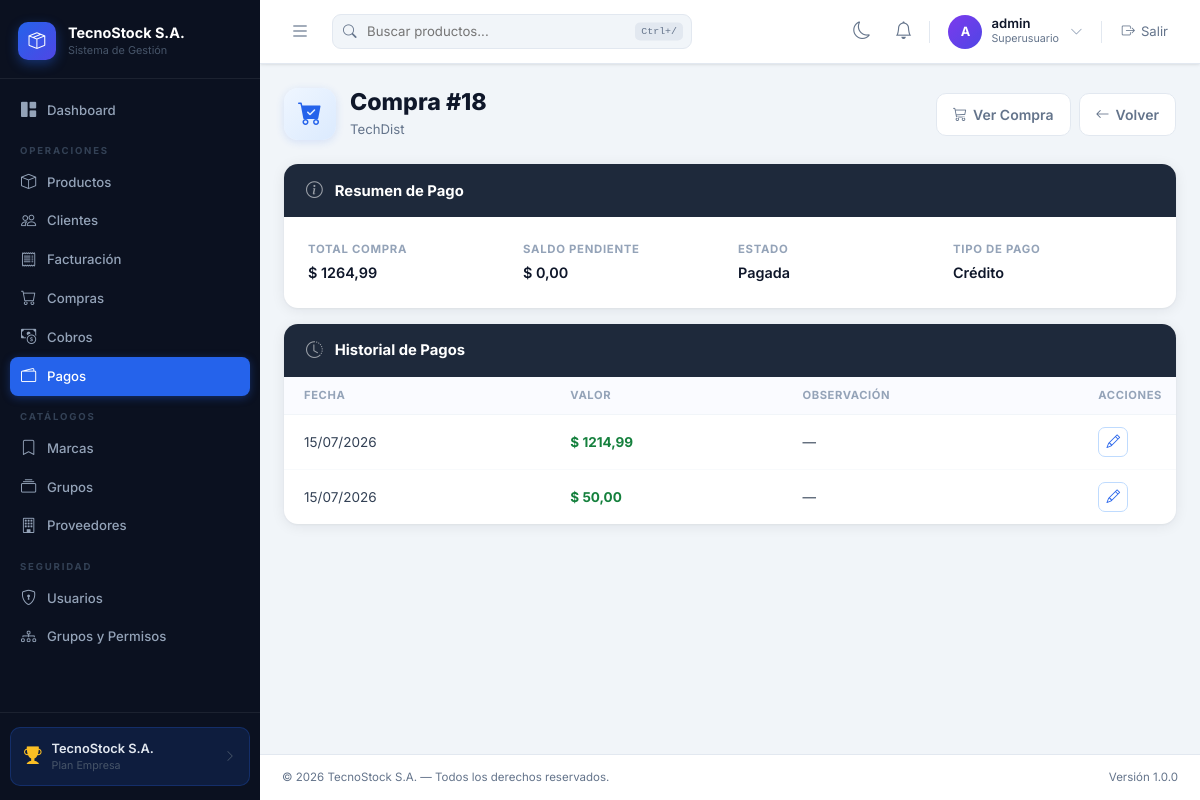
Screenshot of /pagos/compras/26/pagos/ (signed in) with the database file from the repository.
### purchasing/models.py (models this page shows, shortened)
class Purchase(models.Model):
    TIPO_PAGO = [('contado', 'Contado'), ('credito', 'Crédito')]
    ESTADO_PAGO = [('pendiente', 'Pendiente'), ('pagada', 'Pagada')]
    number = models.PositiveIntegerField(null=True, blank=True, verbose_name='N° Compra')
    supplier = models.ForeignKey(Supplier, on_delete=models.PROTECT, related_name='purchases', verbose_name='Proveedor')
    document_number = models.CharField(max_length=20, verbose_name='N° Factura Proveedor')
    purchase_date = models.DateTimeField(auto_now_add=True, verbose_name='Fecha')
    subtotal = models.DecimalField(max_digits=12, decimal_places=2, default=Decimal('0.00'), verbose_name='Subtotal')
    tax = models.DecimalField(max_digits=12, decimal_places=2, default=Decimal('0.00'), verbose_name='IVA (15%)')
    total = models.DecimalField(max_digits=12, decimal_places=2, default=Decimal('0.00'), verbose_name='Total')
    tipo_pago = models.CharField(max_length=10, choices=TIPO_PAGO, default='contado', verbose_name='Tipo de Pago')
    saldo = models.DecimalField(max_digits=12, decimal_places=2, default=Decimal('0.00'), verbose_name='Saldo Pendiente')
    estado = models.CharField(max_length=10, choices=ESTADO_PAGO, default='pagada', verbose_name='Estado de Pago')
    is_active = models.BooleanField(default=True, verbose_name='Activo')
    class Meta:
        verbose_name = 'Compra'
        verbose_name_plural = 'Compras'
        ordering = ['-purchase_date']
        unique_together = ('supplier', 'document_number')

### billing/models.py (models this page shows, shortened)
class Supplier(models.Model):
    name = models.CharField(max_length=200, verbose_name='Nombre')
    ruc = models.CharField(max_length=20, blank=True, verbose_name='RUC')
    contact_name = models.CharField(max_length=200, blank=True, verbose_name='Contacto')
    email = models.EmailField(blank=True, verbose_name='Email')
    phone = models.CharField(max_length=20, blank=True, verbose_name='Teléfono')
    address = models.TextField(blank=True, verbose_name='Dirección')
    is_active = models.BooleanField(default=True, verbose_name='Activo')
    class Meta:
        verbose_name = 'Proveedor'
        verbose_name_plural = 'Proveedores'
        ordering = ['name']

### pagos/models.py (models this page shows, shortened)
class PagoCompra(models.Model):
    compra = models.ForeignKey(Purchase, on_delete=models.PROTECT, related_name='pagos', verbose_name='Compra')
    fecha = models.DateField(verbose_name='Fecha de Pago')
    valor = models.DecimalField(max_digits=10, decimal_places=2, verbose_name='Valor Pagado')
    observacion = models.TextField(blank=True, verbose_name='Observación')
    created_at = models.DateTimeField(auto_now_add=True, verbose_name='Registrado')
    class Meta:
        verbose_name = 'Pago de Compra'
        verbose_name_plural = 'Pagos de Compras'
        ordering = ['-fecha', '-id']

### pagos/views.py (the view)
# urls.py: path('compras/<int:compra_pk>/pagos/', views.pago_historial, name='pago_historial'),
@login_required
@permission_required('pagos.view_pagocompra', raise_exception=True)
def pago_historial(request, compra_pk):
    compra = get_object_or_404(Purchase.objects.select_related('supplier'), pk=compra_pk)
    pagos = compra.pagos.all()
    return render(request, 'pagos/pago_historial.html', {'compra': compra, 'pagos': pagos})

### cobros/context_processors.py (called while the page is built)
def notifications(request):
    if not request.user.is_authenticated or not request.user.has_perm('cobros.view_cobrofactura'):
        return {}
    qs = Notification.objects.select_related('factura')
    return {
        'nav_notifications': qs[:8],
        'nav_notifications_unread': qs.filter(leida=False).count(),
    }

### pagos/templates/pagos/pago_historial.html (shortened to what this page needs)
{% extends 'base.html' %}
{% block content %}
<div class="id-hdr">
    <div class="id-hdr-left">
        <div class="id-hdr-icon"><i class="bi bi-cart-check-fill"></i></div>
        <div>
            <h2 class="id-title">Compra #{{ compra.number|default:compra.id }}</h2>
            <p class="id-sub">{{ compra.supplier.name }}</p>
        </div>
    </div>
    <div class="id-hdr-btns">
        <a href="{% url 'purchasing:purchase_detail' compra.pk %}" class="id-btn-back">
            <i class="bi bi-cart3"></i> Ver Compra
        </a>
        <a href="{% url 'pagos:compra_pendiente_list' %}" class="id-btn-back">
            <i class="bi bi-arrow-left"></i> Volver
        </a>
    </div>
</div>
<div class="id-card">
    <div class="id-card-hdr"><i class="bi bi-info-circle"></i><span>Resumen de Pago</span></div>
    <div class="id-card-body">
        <div class="id-info-grid">
            <div><div class="id-info-label">Total Compra</div><div class="id-info-val">$ {{ compra.total }}</div></div>
            <div><div class="id-info-label">Saldo Pendiente</div><div class="id-info-val">$ {{ compra.saldo }}</div></div>
            <div><div class="id-info-label">Estado</div><div class="id-info-val">{% if compra.estado == 'pagada' %}Pagada{% else %}Pendiente{% endif %}</div></div>
            <div><div class="id-info-label">Tipo de Pago</div><div class="id-info-val">{% if compra.tipo_pago == 'credito' %}Crédito{% else %}Contado{% endif %}</div></div>
        </div>
    </div>
</div>
<div class="id-card">
    <div class="id-card-hdr"><i class="bi bi-clock-history"></i><span>Historial de Pagos</span></div>
    <table class="id-table">
        <thead>
            <tr>
                <th>Fecha</th>
                <th>Valor</th>
                <th>Observación</th>
                <th style="width:90px">Acciones</th>
            </tr>
        </thead>
        <tbody>
            {% for pago in pagos %}
            <tr>
                <td>{{ pago.fecha|date:"d/m/Y" }}</td>
                <td style="font-weight:700;color:var(--text-success)">$ {{ pago.valor }}</td>
                <td>{{ pago.observacion|default:"—" }}</td>
                <td>
                    <div class="mod-act-group">
                        <a href="{% url 'pagos:pago_update' pago.pk %}" class="mod-act-btn act-edit" title="Editar"><i class="bi bi-pencil"></i></a>
                    </div>
                </td>
            </tr>
            {% empty %}
            <tr><td colspan="4"><div class="mod-empty"><i class="bi bi-inbox"></i><p>Aún no se han registrado pagos para esta compra.</p></div></td></tr>
            {% endfor %}
        </tbody>
    </table>
</div>
{% endblock %}

### templates/base.html (shortened to what this page needs)
{% load static %}
<!DOCTYPE html>
<html lang="es">
<head>
<link href="https://cdn.jsdelivr.net/npm/bootstrap@5.3.3/dist/css/bootstrap.min.css" rel="stylesheet">
<link href="https://cdn.jsdelivr.net/npm/bootstrap-icons@1.11.3/font/bootstrap-icons.css" rel="stylesheet">
</head>
<body>
{% if user.is_authenticated %}
<aside id="sidebar">
    <div class="sb-brand">
        <div class="sb-brand-icon"><i class="bi bi-box-seam"></i></div>
        <div><div class="sb-brand-name">TecnoStock S.A.</div><div class="sb-brand-sub">Sistema de Gestión</div></div>
    </div>
    {% with url_name=request.resolver_match.url_name|default:'' app_name=request.resolver_match.app_name|default:'' %}
    <nav class="sb-nav">
        <a href="{% url 'billing:home' %}" class="sb-link {% if url_name == 'home' %}active{% endif %}"><i class="bi bi-grid-1x2-fill"></i> Dashboard</a>
        {% if perms.billing.view_product or perms.billing.view_customer or perms.billing.view_invoice or perms.purchasing.view_purchase or perms.cobros.view_cobrofactura or perms.pagos.view_pagocompra %}
        <div class="sb-section">Operaciones</div>
        {% endif %}
        {% if perms.billing.view_product %}
        <a href="{% url 'billing:product_list' %}" class="sb-link {% if 'product' in url_name and app_name == 'billing' %}active{% endif %}"><i class="bi bi-box"></i> Productos</a>
        {% endif %}
        {% if perms.billing.view_customer %}
        <a href="{% url 'billing:customer_list' %}" class="sb-link {% if 'customer' in url_name %}active{% endif %}"><i class="bi bi-people"></i> Clientes</a>
        {% endif %}
        {% if perms.billing.view_invoice %}
        <a href="{% url 'billing:invoice_list' %}" class="sb-link {% if 'invoice' in url_name %}active{% endif %}"><i class="bi bi-receipt"></i> Facturación</a>
        {% endif %}
        {% if perms.purchasing.view_purchase %}
        <a href="{% url 'purchasing:purchase_list' %}" class="sb-link {% if app_name == 'purchasing' %}active{% endif %}"><i class="bi bi-cart"></i> Compras</a>
        {% endif %}
        {% if perms.cobros.view_cobrofactura %}
        <a href="{% url 'cobros:factura_pendiente_list' %}" class="sb-link {% if app_name == 'cobros' %}active{% endif %}"><i class="bi bi-cash-coin"></i> Cobros</a>
        {% endif %}
        {% if perms.pagos.view_pagocompra %}
        <a href="{% url 'pagos:compra_pendiente_list' %}" class="sb-link {% if app_name == 'pagos' %}active{% endif %}"><i class="bi bi-wallet2"></i> Pagos</a>
        {% endif %}
        {% if perms.billing.view_brand or perms.billing.view_productgroup or perms.billing.view_supplier %}
        <div class="sb-section">Catálogos</div>
        {% endif %}
        {% if perms.billing.view_brand %}
        <a href="{% url 'billing:brand_list' %}" class="sb-link {% if 'brand' in url_name %}active{% endif %}"><i class="bi bi-bookmark"></i> Marcas</a>
        {% endif %}
        {% if perms.billing.view_productgroup %}
        <a href="{% url 'billing:productgroup_list' %}" class="sb-link {% if 'productgroup' in url_name %}active{% endif %}"><i class="bi bi-collection"></i> Grupos</a>
        {% endif %}
        {% if perms.billing.view_supplier %}
        <a href="{% url 'billing:supplier_list' %}" class="sb-link {% if 'supplier' in url_name %}active{% endif %}"><i class="bi bi-building"></i> Proveedores</a>
        {% endif %}
        {% if user.is_staff or user.is_superuser %}
        <div class="sb-section">Seguridad</div>
        <a href="{% url 'security:user_list' %}" class="sb-link {% if 'user' in url_name and app_name == 'security' %}active{% endif %}"><i class="bi bi-shield-lock"></i> Usuarios</a>
        <a href="{% url 'security:group_list' %}" class="sb-link {% if 'group' in url_name and app_name == 'security' %}active{% endif %}"><i class="bi bi-diagram-3"></i> Grupos y Permisos</a>
        {% endif %}
    </nav>
    {% endwith %}
    <div class="sb-footer">
        <div class="sb-plan-card">
            <i class="bi bi-trophy-fill sb-plan-icon"></i>
            <div style="flex:1;min-width:0"><div class="sb-plan-name">TecnoStock S.A.</div><div class="sb-plan-label">Plan Empresa</div></div>
            <i class="bi bi-chevron-right" style="color:#475569;font-size:.75rem"></i>
        </div>
    </div>
</aside>
{% endif %}
<div id="main-wrap" {% if not user.is_authenticated %}class="no-sidebar"{% endif %}>
{% if user.is_authenticated %}
    <header class="topbar">
        <button class="sb-toggle" id="sidebarToggle"><i class="bi bi-list"></i></button>
        <div class="topbar-search">
            <input type="text" id="globalSearch" placeholder="Buscar productos..." data-url="{% url 'billing:product_list' %}">
            <span class="ts-kbd">Ctrl+/</span>
        </div>
        <div class="topbar-right">
            <button class="theme-toggle" id="themeToggle" type="button" title="Cambiar tema">
                <i class="bi bi-moon"></i>
            </button>
            <div class="dropdown notif-wrap">
                <button class="notif-btn" type="button" data-bs-toggle="dropdown" aria-expanded="false" title="Notificaciones">
                    <i class="bi bi-bell"></i>
                </button>
            </div>
            <div class="user-chip">
                <div class="user-avatar">{{ user.username|first|upper }}</div>
                <div>
                    <div class="user-name">{{ user.get_full_name|default:user.username }}</div>
                    <div class="user-role">{% if user.is_superuser %}Superusuario{% else %}{% with g=user.groups.first %}{% if g %}{{ g.name }}{% else %}Usuario{% endif %}{% endwith %}{% endif %}</div>
                </div>
                <i class="bi bi-chevron-down" style="color:#94A3B8;font-size:.8rem;margin-left:2px"></i>
            </div>
            <form method="post" action="{% url 'logout' %}" style="margin:0">
                <button type="submit" class="logout-btn"><i class="bi bi-box-arrow-right"></i> Salir</button>
            </form>
        </div>
    </header>
    <div class="content-area"><main>
{% endif %}
{% block content %}{% endblock %}
{% if user.is_authenticated %}
    </main></div>
    <footer class="site-footer">
        <span>© 2026 TecnoStock S.A. — Todos los derechos reservados.</span>
        <span>Versión 1.0.0</span>
    </footer>
{% else %}
    </div></div>
{% endif %}
</div>
</body>
</html>

### pagos/templates/pagos/pago_historial.html (style rules this page uses)
.id-hdr { display:flex;justify-content:space-between;align-items:center;margin-bottom:24px;flex-wrap:wrap;gap:12px }
.id-hdr-left { display:flex;align-items:center;gap:14px }
.id-hdr-icon { width:52px;height:52px;background:linear-gradient(135deg,#EFF6FF,#DBEAFE);border-radius:14px;display:flex;align-items:center;justify-content:center;font-size:1.5rem;color:#2563EB;box-shadow:0 2px 8px rgba(37,99,235,.14);flex-shrink:0 }
.id-title { font-size:1.45rem;font-weight:800;color:#0F172A;margin:0;line-height:1.2 }
.id-sub { font-size:.825rem;color:#64748B;margin:3px 0 0 }
.id-hdr-btns { display:flex;align-items:center;gap:8px;flex-wrap:wrap }
.id-btn-back { display:inline-flex;align-items:center;gap:6px;padding:10px 16px;border:1.5px solid #E2E8F0;border-radius:10px;background:#fff;color:#64748B;font-size:.875rem;font-weight:600;text-decoration:none;transition:background .15s;white-space:nowrap }
.id-card { background:#fff;border-radius:14px;box-shadow:0 2px 14px rgba(15,23,42,.08),0 1px 3px rgba(15,23,42,.05);overflow:hidden;margin-bottom:16px }
.id-card-hdr { background:#1E293B;padding:14px 22px;display:flex;align-items:center;gap:12px }
.id-card-hdr i { color:rgba(255,255,255,.55);font-size:1.05rem }
.id-card-hdr span { color:#fff;font-size:.925rem;font-weight:700 }
.id-card-body { padding:24px }
.id-info-grid { display:grid;grid-template-columns:repeat(4,1fr);gap:16px }
.id-info-label { font-size:.71rem;font-weight:700;color:#94A3B8;text-transform:uppercase;letter-spacing:.7px;margin-bottom:4px }
.id-info-val { font-size:.9rem;color:#0F172A;font-weight:600 }
.id-table { width:100%;border-collapse:collapse }
.id-table thead th { padding:10px 14px;font-size:.7rem;font-weight:700;color:#94A3B8;text-transform:uppercase;letter-spacing:.6px;border-bottom:1.5px solid #F1F5F9;text-align:left;white-space:nowrap;background:#FAFBFF }
.id-table thead th:first-child { padding-left:20px }
.id-table tbody td { padding:12px 14px;border-bottom:1px solid #F8FAFC;font-size:.845rem;color:#334155;vertical-align:middle }
.id-table tbody td:first-child { padding-left:20px }
.id-table tbody tr:last-child td { border-bottom:none }
.mod-act-btn { display:inline-flex;align-items:center;justify-content:center;width:30px;height:30px;border-radius:7px;font-size:.85rem;text-decoration:none;border:1.5px solid;transition:background .15s,color .15s }
.act-edit { border-color:#BFDBFE;color:#2563EB;background:#fff }
.mod-act-group { display:flex;align-items:center;gap:5px }

### rows the page displays
Purchase: number "18", supplier.name "TechDist", total "1264,99", saldo "0,00"
PagoCompra: fecha "15/07/2026", valor "1214,99", observacion "—"
PagoCompra: fecha "15/07/2026", valor "50,00", observacion "—"

### other values shown
{{ user.username|first|upper }} "A"
{{ user.get_full_name|default:user.username }} "admin"
